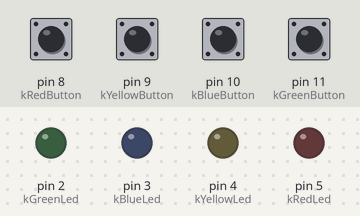
Simulated run of this sketch. Board: Arduino Uno, built with avr-gcc and run on an emulated ATmega328P. Parts: output pins drawn as LEDs (lit = HIGH). Inputs (shaded band) come from the test bench; at power-on: pin 8 (kRedButton), pin 9 (kYellowButton), pin 10 (kBlueButton), pin 11 (kGreenButton) HIGH. Random numbers use the default seed unless the sketch sets one.

Above: at 6.0 s.
6.1 s: pin 8 (kRedButton) pulled LOW for 0.6 s
At 7.0 s:
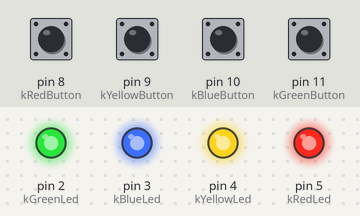
At 12.3 s:
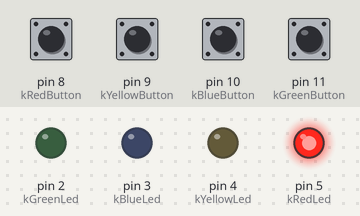
Timing chart, 0 to 15.0 s (numbered marks = the images above; inputs shaded):
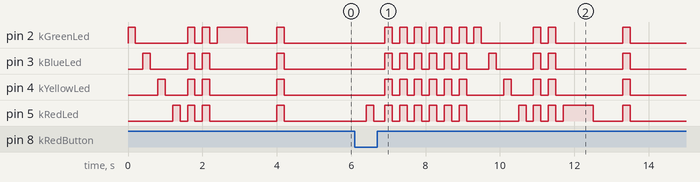

Measured:
- after the input at 6.1 s, pin 2 (kGreenLed): LOW → HIGH after 0.80 s, → LOW 0.20 s later, → HIGH 0.20 s later, → LOW 0.20 s later, … (20 changes in this stretch); pin 3 (kBlueLed): LOW → HIGH after 0.80 s, → LOW 0.20 s later, → HIGH 0.20 s later, → LOW 0.20 s later, … (20 changes in this stretch)

The sketch:

genius.ino
```cpp
#include "./genius.h"

// ** Buttons ** //

int ReadButtons() {

  int led = 0;

  int green_button = digitalRead(kGreenButton);
  int red_button = digitalRead(kRedButton);
  int yellow_button = digitalRead(kYellowButton);
  int blue_button = digitalRead(kBlueButton);

  if (green_button == 0) {
    led = kGreenLed;

  } else if (red_button == 0) {
    led = kRedLed;

  } else if (yellow_button == 0 ) {
    led = kYellowLed;

  } else if (blue_button == 0) {
    led = kBlueLed;

  }

  Blink(led, kAQuarterOfInterval);

  return led;
}

// ** Leds Control ** //

void BlinkAll(int times) {
  for (int i = 0; i < times; i++) {
    for (int i = 0; i < KAllLedsSize; i++) {
      TurnOnLed(kAllLeds[i], HIGH);
    }

    delay(kAQuarterOfInterval);

    for (int i = 0; i < KAllLedsSize; i++) {
      TurnOnLed(kAllLeds[i], LOW);
    }

    delay(kAQuarterOfInterval);
  }
}

void BlinkOneAtTime() {
  for (int i = 0; i < KAllLedsSize; i++) {
    Blink(kAllLeds[i], kAQuarterOfInterval);
  }
}

void Blink(int led, int interval) {
  TurnOnLed(led, HIGH);
  delay(interval);
  TurnOnLed(led, LOW);
  delay(interval);
}

void TurnOnLed(int led, int turn_on ) {
  digitalWrite(led, turn_on);
}

// ** BUSSINESS ** //

void AddColorToSequence() {
  if (kColorSequenceSize == total_colors + 1) {
    ResetToDefault();
  }

  color_sequence[total_colors] = kAllLeds[RandomNumber()];
  total_colors++;

  inputs_count = 0;
}

void ColorSequence() {
  for (int i = 0; i < total_colors; i++ ) {
    Blink(color_sequence[i], kInterval);
  }
}

int IsInTheColorSequence() {
  int is_in_the_color_sequence = 1;

  for (int i = 0; i < inputs_count; i++ ) {
    if (color_sequence[i] != input_sequence[i]) {
       is_in_the_color_sequence = 0;
      break;
    }
  }

  return is_in_the_color_sequence;
}

// ** Run ** //
void setup() {
  randomSeed(analogRead(0));
  ConfigPorts();

  ResetToDefault();

  Serial.begin(9600);
}

void loop() {

  if (state_game == State::init) {

    BlinkOneAtTime();
    BlinkAll(2);

    state_game = State::blink_sequence;
  }
  else if (state_game == State::blink_sequence) {

    AddColorToSequence();
    ColorSequence();
    BlinkAll(1);

    state_game = State::user_input;
  }
  else if (state_game == State::user_input) {

    int selected_led = ReadButtons();

    if (selected_led != 0) {
      delay(100);

      input_sequence[inputs_count] = selected_led;
      inputs_count ++;

      if (total_colors == inputs_count) {
        BlinkAll(1);

        state_game = State::blink_sequence;
      }

      if (!IsInTheColorSequence()) {
        state_game = State::finish;
      }
    }
  }
  else if (state_game == State::finish) {
    BlinkAll(5);
    ResetToDefault();
  }
}
```

genius.h
```cpp
enum class State {
  init,
  blink_sequence,
  user_input,
  finish
};

const int kGreenLed = 2;
const int kBlueLed = 3;
const int kYellowLed = 4;
const int kRedLed = 5;

const int kBlueButton = 10;
const int kRedButton = 8;
const int kYellowButton = 9;
const int kGreenButton = 11;

const int kInterval = 800;
const int kHalfInterval = kInterval / 2;
const int kAQuarterOfInterval = kInterval / 4;

const int kAllLeds[] = { kGreenLed, kBlueLed, kYellowLed, kRedLed };
const int KAllLedsSize = sizeof(kAllLeds) / sizeof(kAllLeds[0]);

State state_game;

int color_sequence[100];
const int kColorSequenceSize = sizeof(color_sequence) / sizeof(color_sequence[0]);
int total_colors;

int input_sequence[kColorSequenceSize];
int inputs_count;


// ** Setup ** //

void ConfigPorts() {
  pinMode(kGreenLed, OUTPUT);
  pinMode(kBlueLed, OUTPUT);
  pinMode(kYellowLed, OUTPUT);
  pinMode(kRedLed, OUTPUT);

  pinMode(kGreenButton, INPUT_PULLUP);
  pinMode(kRedButton, INPUT_PULLUP);
  pinMode(kYellowButton, INPUT_PULLUP);
  pinMode(kBlueButton, INPUT_PULLUP);

}

int RandomNumber() {
  int rand_number;

  rand_number = random(KAllLedsSize);

  return rand_number;
}

void ResetToDefault() {
  for (int i = 0; i < kColorSequenceSize; i++) {
    color_sequence[i] = -1;
    input_sequence[i] = -1;
  }

  state_game = State::init;
  total_colors = 0;
  inputs_count = 0;
}
```
